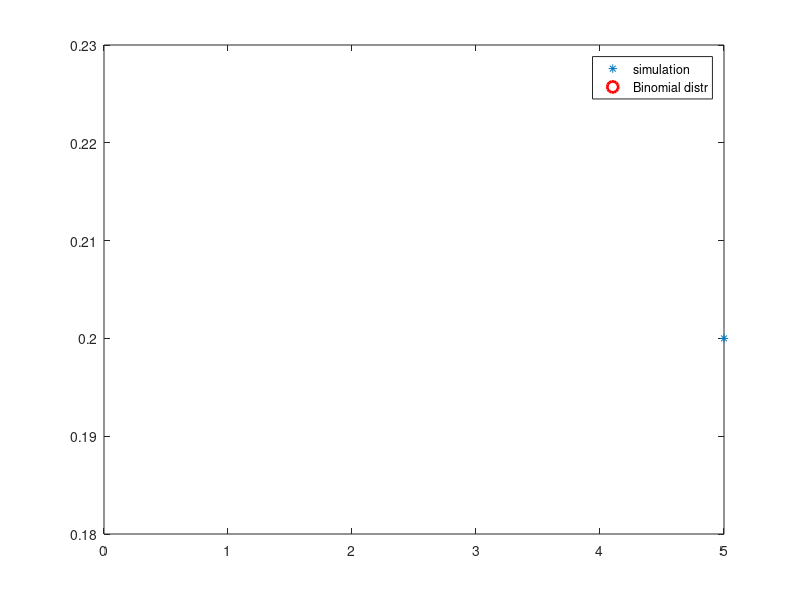

This chart was generated by the following MATLAB code:
% Simulate Binomial distr. Bino(n, p) variables
n = input('n (in N) = ');
p = input('p (in (0,1)) = ');

U = rand(n, 1);
X = sum(U < p);

% Generate a sample of such variables

N = input('nr. of simulations = ');

U = rand(1, N);
X = sum(U < p);

%Compare it to Bino(n, p) distribution, graphically

k = 0 : n; % all the values of a binomial distr.

p_k = binopdf(k, n, p); % the probabilities of a binomial distr.
U_X = unique(X); % the values of X listed only once, no repetitions
n_X = hist(X, length(U_X)); % the frequency of each value in U_X 
%(how many times each occurs)
rel_freq = n_X/N;
clf
plot(U_X, n_X/N, '*', k, p_k, 'ro', 'Markersize', 10, 'LineWidth', 2)
legend('simulation', 'Binomial distr')








